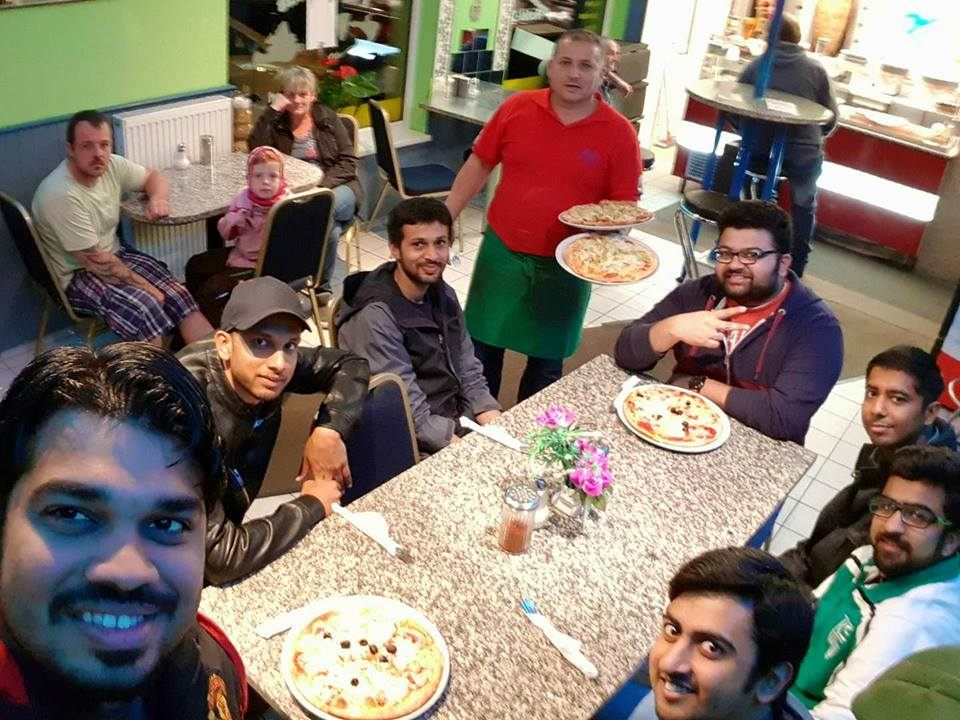
#> input picture party.jpg, 960 x 720 px; its folder holds only this picture in this run
$ python detect_face.py party.jpg   (Python 2 division)
#> lines starting #> are read from the running program, lines starting #| are printed output that depends on the picture; after the words box and inside, x2 and y2 are one past the last pixel; in counts of white or black regions, pixels touching at a corner belong together
from random import randint
import cv2
import sys
import os

CASCADE="face_cas.xml"
FACE_CASCADE=cv2.CascadeClassifier(CASCADE)

def detect_faces(image_path):

#> called with image_path = 'party.jpg'
	image=cv2.imread(image_path)
#> image is the input picture: shape (720, 960, 3); mean B, G, R 106.5, 118.5, 131.6
	image_grey=cv2.cvtColor(image,cv2.COLOR_BGR2GRAY)
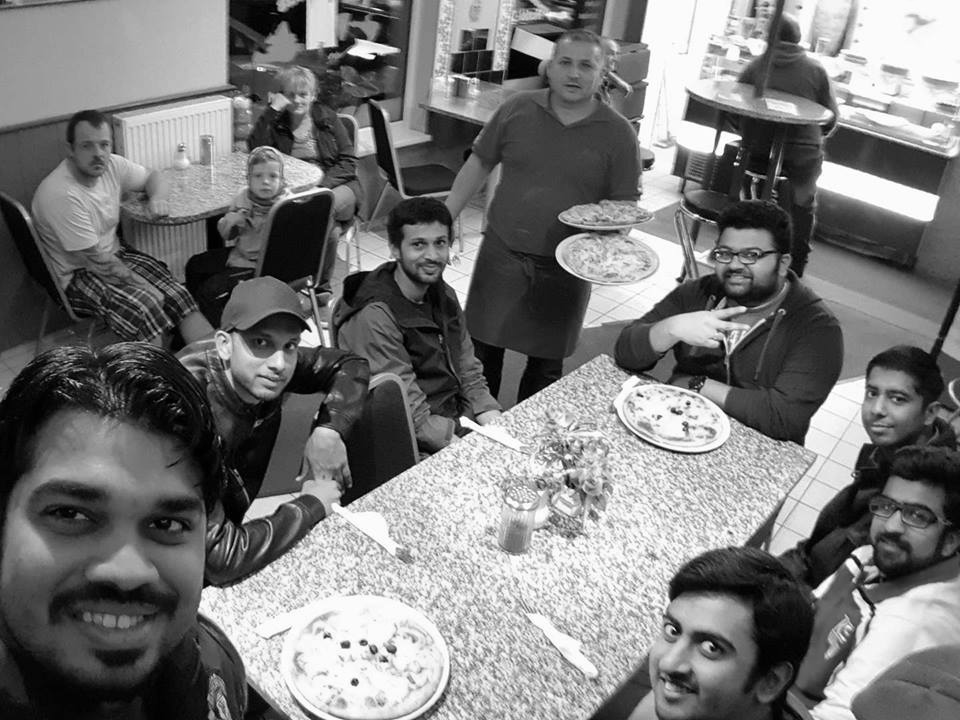
#> image_grey: shape (720, 960); min 0, max 255, mean 121

	faces = FACE_CASCADE.detectMultiScale(image_grey,scaleFactor=1.05,minNeighbors=5,minSize=(20,20),flags=0)
#> faces = [[282, 84, 31, 31], [247, 162, 36, 36], [70, 125, 53, 53], [546, 42, 57, 57], [398, 220, 63, 63], [707, 229, 64, 64], [849, 369, 70, 70], [857, 478, 90, 90], [4, 433, 230, 230]]
	#print faces
	for x,y,w,h in faces:
	    sub_img=image[y-50:y+h+50,x-50:x+w+50]
	    os.chdir("Extracted")
	    cv2.imwrite(str(randint(0,10000))+".jpg",sub_img)
	    os.chdir("../")
	    cv2.rectangle(image,(x,y),(x+w,y+h),(255, 255,0),2)
#> this loop made 9 passes
#> pass 1, in detect_faces, `sub_img=image[y-50:y+h+50,x-50:x+w+50]`:
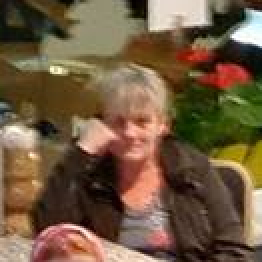
#> sub_img: shape (131, 131, 3) (shown 2 times larger); mean B, G, R 64.1, 89.7, 112.8
#> pass 2, in detect_faces, `sub_img=image[y-50:y+h+50,x-50:x+w+50]`:
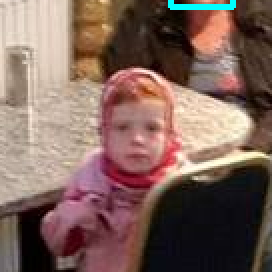
#> sub_img: shape (136, 136, 3) (shown 2 times larger); mean B, G, R 91.3, 100.2, 127.2
#> pass 3, in detect_faces, `sub_img=image[y-50:y+h+50,x-50:x+w+50]`:
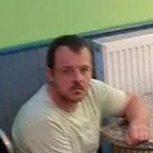
#> sub_img: shape (153, 153, 3); mean B, G, R 114.3, 134.7, 136.4
#> after the loop:
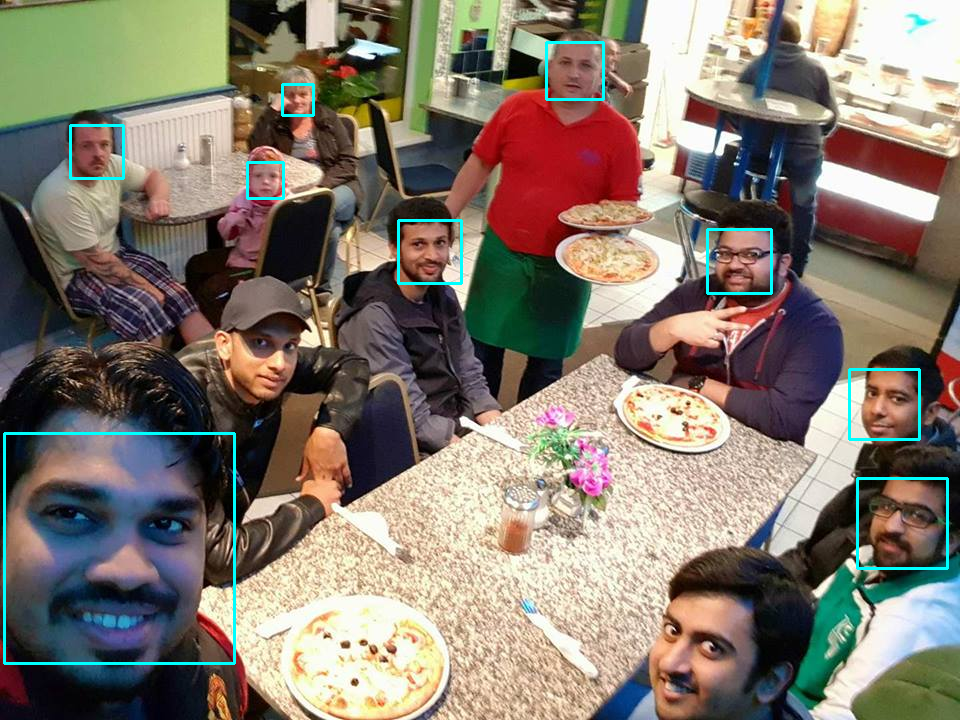
#> image: shape (720, 960, 3); 1.2% of pixels changed, all inside (x1, y1, x2, y2) = (3, 41, 949, 665)

	cv2.imshow("Faces Found",image)
	if (cv2.waitKey(0) & 0xFF == ord('q')) or (cv2.waitKey(0) & 0xFF == ord('Q')):
#> (key q is pressed here)
		cv2.destroyAllWindows()

if __name__ == "__main__":

	if not "Extracted" in os.listdir("."):
		os.mkdir("Extracted")

	if len(sys.argv) < 2:
		print "Usage: python Detect_face.py 'image path'"
		sys.exit()

	detect_faces(sys.argv[1])
